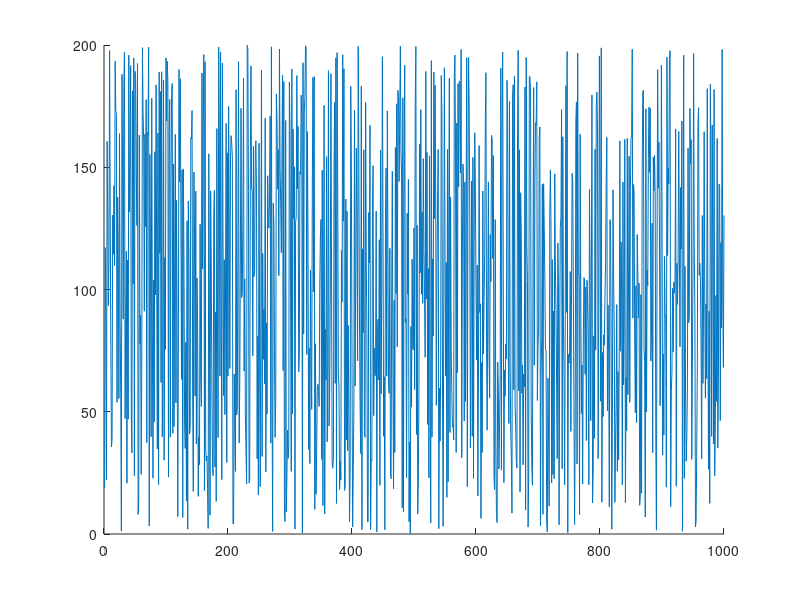

Recreate this plot in MATLAB. (Note: this script raises an error after producing the figure.)
%% LOW PASS FILTER FOR MOOG MOTION CUING
% a_1*y_n = b_1*x_n + b_2*x_n-1 +...+ b_Nb*x_n-Nb+1 - a_2*y_n-1 -...- a_Na*y_n-Na+1

% x: input
% y: output
% choose one of the following input vectors before applying the filter
%% Option 1: Random numbers input vector
N = 1000; Nfilt = 200;
v_max = 200;
x = v_max*rand([1 N]); % x = randn([1 50]); 
figure; hold on;
plot(x);
xf = GaussianFilter(x,Nfilt,1);plot(xf);
x = xf;
%% Option 2: Constructed trapezoid input vector
v_max = 200;
a = 1; % slope
z = 1:round(N/3);
x1 = a*z; x1(x1>v_max) = v_max; x1 = [0 x1];figure;plot(x1);
x2 = z; x2(1:end) = v_max; plot(x2);
x3 = v_max - a*z; x3(x3<0) = 0; plot(x3);
x = [x1 x2 x3]; plot(x);hold on; title(['slope = ' num2str(a)]);
%% Option 3: Constructed triangle input vector
v_max = 200;
a1 = 0.2; % slope1 > 0.2 or use offset b>0
b = 50; % b = 0 standard
a2 = 5; % slope2
z = 1:N;
x1 = b + a1*z; x1(x1>v_max) = v_max; 
el = find(x1==v_max,1);
x1(el:end) = [];        
x1 = [0 x1];figure;plot(x1);
x2 = 1:N-el; x2 = v_max - a2*x2; x2(x2<0) = 0;plot(x2);
x = [x1 x2]; plot(x);hold on; title(['slope1 = ' num2str(a1),', slope2 = ' num2str(a2)]);
%% Apply low pass filter

FA = [1, -1.9260, 0.9286];
FB = [0.0007, 0.0013, 0.0007];

y = zeros(1,N); % y(n) = 0;
for j = 3:N
    n = j;
    
    y(n) = FB(1)*x(n) + FB(2)*x(n-1) + FB(3)*x(n-2);
    
    y(n) = y(n) - (FA(2)*y(n-1) + FA(3)*y(n-2));
    y(n) = y(n)/FA(1);
end

hold on;
plot(y);
hold off;
